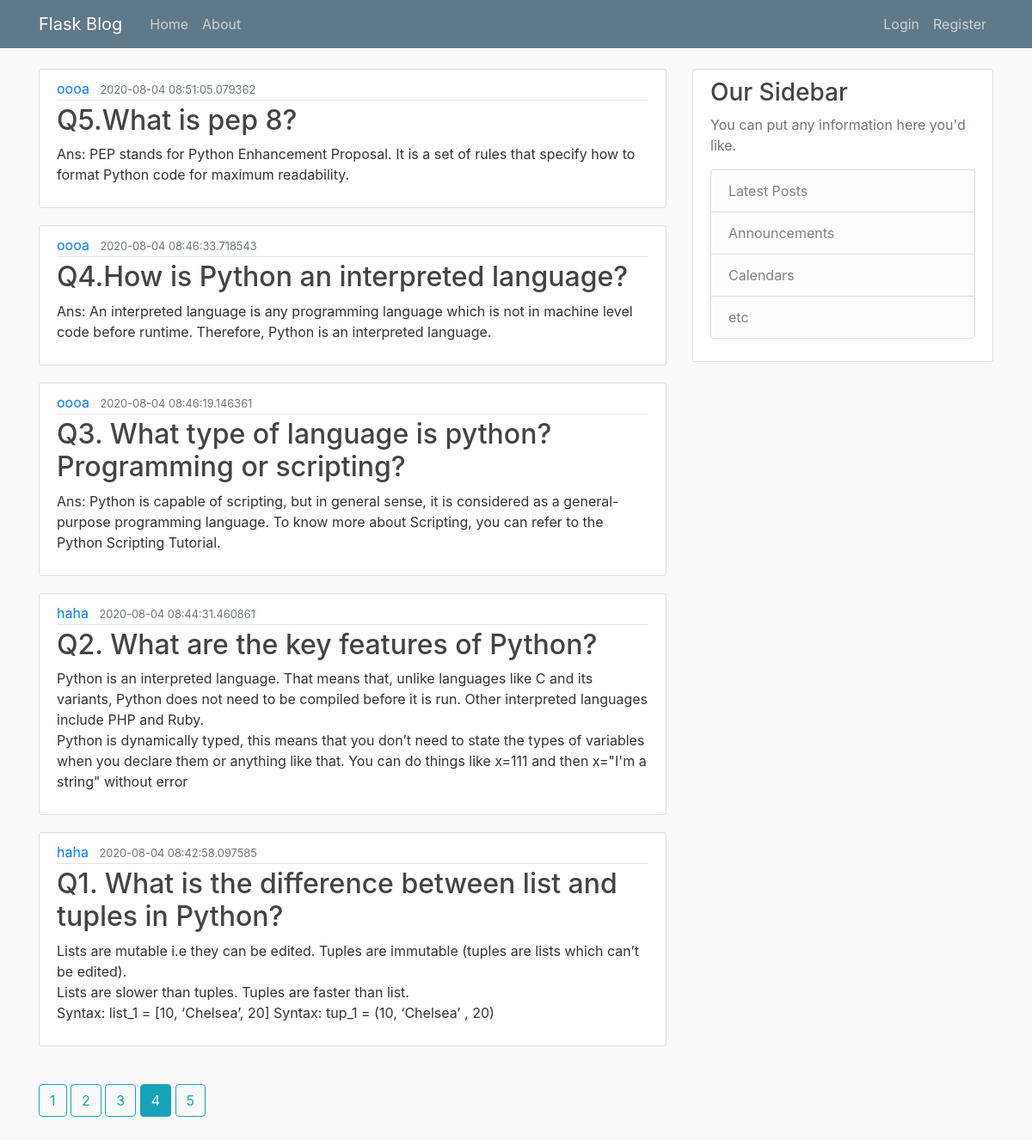
/home?page=4, run on the app's committed database.
### blogflask/models.py (models this page shows, shortened)
class User(db.Model,UserMixin):
    id = db.Column(db.Integer, primary_key=True)
    username = db.Column(db.String(20), unique=True, nullable=False)
    email = db.Column(db.String(120), unique=True, nullable=False)
    image_file = db.Column(db.String(20), nullable=False, default='default.jpg')
    passwords = db.Column(db.String(20), nullable=False)
    posts = db.relationship('Post', backref='author', lazy=True)

class Post(db.Model):
    id = db.Column(db.Integer, primary_key=True)
    title = db.Column(db.String(100), nullable=False)
    date_posted = db.Column(db.DateTime, nullable=False, default=datetime.utcnow)
    content = db.Column(db.Text, nullable=False)
    user_id = db.Column(db.Integer, db.ForeignKey('user.id'), nullable=False)

### blogflask/router.py (the view)
@app.route('/')
@app.route('/home')
def home():
    page = request.args.get('page', 1, type=int)
    posts = Post.query.order_by(Post.date_posted.desc()).paginate(page=page, per_page=5)
    return render_template("home.html", posts=posts, title='Home', user=User())

### blogflask/templates/home.html
{% extends "layout.html" %}
{% block content %}
    {% for post in posts.items %}
        <article class="media content-section">
            <div class="media-body">
                <div class="article-metadata">
                    <a class="mr-2" href="{{ url_for('user_posts', user_id=user.query.get(post.user_id).id)}}">{{ user.query.get(post.user_id).username}}</a>
                    <small class="text-muted">{{ post.date_posted }}</small>
                </div>
                <h2><a class="article-title" href="#">{{ post.title }}</a></h2>
                <p class="article-content">{{ post.content }}</p>
            </div>
        </article>
    {% endfor %}
    <br>
    {% for page_num in posts.iter_pages(left_edge=1,right_edge=1,left_current=2,right_current=2) %}
        {% if page_num %}
            {% if posts.page==page_num %}
            <a class="btn btn-info btn-xs" href="{{ url_for('home' , page = page_num) }}">{{ page_num }}</a>
            {% else %}
                <a class="btn btn-outline-info btn-xs" href="{{ url_for('home' , page = page_num) }}">{{ page_num }}</a>
            {% endif %}
            {% else %}
            <b>...</b>
        {% endif %}
    {% endfor %}
{% endblock content %}

### blogflask/static/main.css (style rules this page uses)
body { background: #fafafa; color: #333333; margin-top: 5rem; }
h1, h2, h3, h4, h5, h6 { color: #444444; }
.content-section { background: #ffffff; padding: 10px 20px; border: 1px solid #dddddd; border-radius: 3px; margin-bottom: 20px; }
.article-title { color: #444444; }
.article-content { white-space: pre-line; }
.article-metadata { padding-bottom: 1px; margin-bottom: 4px; border-bottom: 1px solid #e3e3e3 }

### data on the page
Post: date_posted "2020-08-04 08:51:05.079362", title "Q5.What is pep 8?", content "Ans: PEP stands for Python Enhancement Proposal. It is a set of rules that specify how to format Python code for maximum readability."
User: query.get "oooa"
Post: date_posted "2020-08-04 08:46:33.718543", title "Q4.How is Python an interpreted language?", content "Ans: An interpreted language is any programming language which is not in machine level code before runtime. Therefore, Python is an interpreted language."
Post: date_posted "2020-08-04 08:46:19.146361", title "Q3. What type of language is python? Programming or scripting?", content "Ans: Python is capable of scripting, but in general sense, it is considered as a general-purpose programming language. To know more about Scripting, you can refer to the Python Scripting Tutorial."
Post: date_posted "2020-08-04 08:44:31.460861", title "Q2. What are the key features of Python?", content "Python is an interpreted language. That means that, unlike languages like C and its variants, Python does not need to be compiled before it is run. Other interpreted languages include PHP and Ruby. Python is dynamically typed, this means that you don’t need to state the types of variables when you declare them or anything like that. You can do things like x=111 and then x=\"I'm a string\" without error"
User: query.get "haha"
Post: date_posted "2020-08-04 08:42:58.097585", title "Q1. What is the difference between list and tuples in Python?", content "Lists are mutable i.e they can be edited. Tuples are immutable (tuples are lists which can’t be edited). Lists are slower than tuples. Tuples are faster than list. Syntax: list_1 = [10, ‘Chelsea’, 20] Syntax: tup_1 = (10, ‘Chelsea’ , 20)"

### other printed values
{{ page_num }} "1" "2" "3" "5"
{{ page_num }} "4"
